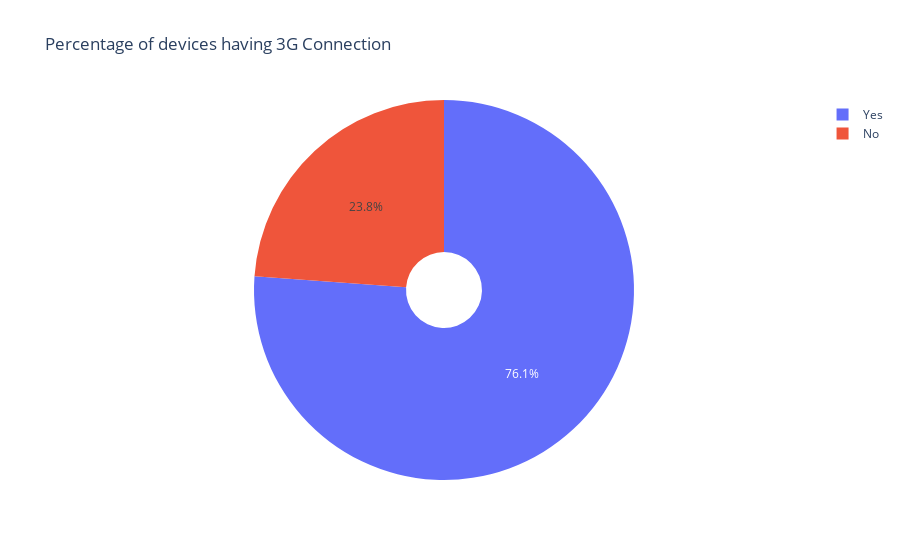

The cell this chart's notebook holds for it:
### Code cell
#pie chart on individual columns
df = df.rename(columns={'three_g': 'isThree_G'})
df['isThree_G'].replace({0: 'No',1:'Yes'}, inplace=True)
px.pie(data_frame = df, names = 'isThree_G', title='Percentage of devices having 3G Connection', hole=0.2)

### Figure 1 — Plotly figure (JSON) as saved in the notebook; plotly's stock layout.template omitted (floating-point values rounded to 4 significant figures; data arrays with more than 128 entries replaced by an {"elided": "..."} marker saying what was removed)
{"data": [{"domain": {"x": [0, 1], "y": [0, 1]}, "hole": 0.2, "hovertemplate": "isThree_G=%{label}<extra></extra>", "labels": {"elided": "2000 str values"}, "legendgroup": "", "name": "", "showlegend": true, "type": "pie"}], "layout": {"legend": {"tracegroupgap": 0}, "title": {"text": "Percentage of devices having 3G Connection"}}}
